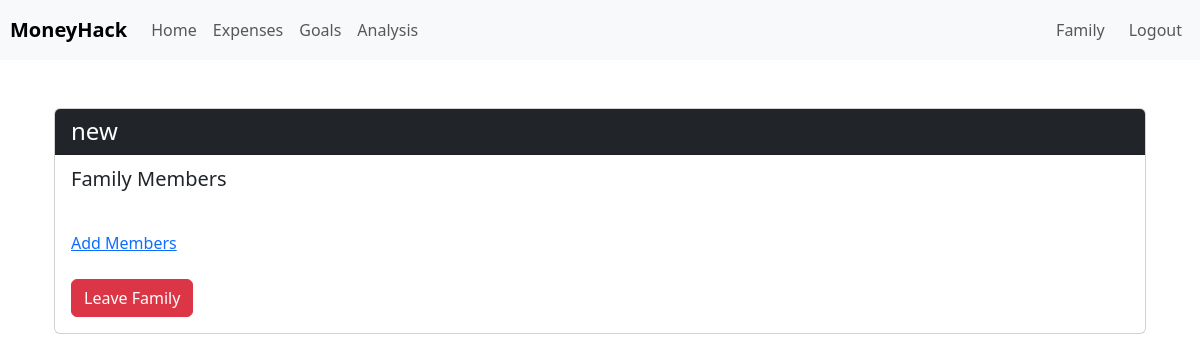
Page /family/ (signed in) on the earlier database version.
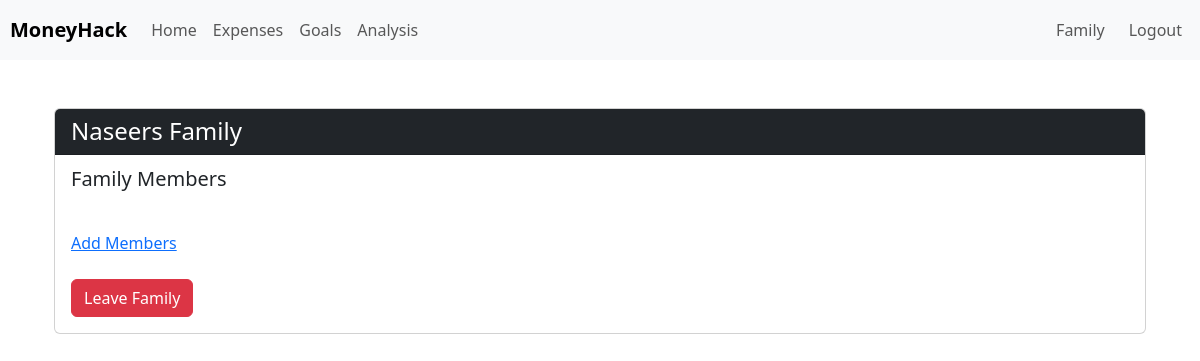
Same page on the later database version.
### family/models.py (models this page shows, shortened)
class Family(models.Model):
    name = models.CharField(max_length=100)
    created_at = models.DateTimeField(auto_now_add=True)
    updated_at = models.DateTimeField(auto_now=True)
    admins = models.ManyToManyField(
        User,
        related_name='admin_of_family',
        through='FamilyAdmin',
        blank=True
    )
    members = models.ManyToManyField(
        User,
        related_name='member_of_family',
        through='FamilyMember',
        blank=True
    )
    class Meta:
        verbose_name_plural = "Families"

### family/views.py (the view)
# urls.py: path('', views.family, name='family'),
@login_required
def family(request):
    user_families = request.user.member_of_family.all() | request.user.admin_of_family.all()
    pending_invitations = Invitation.objects.filter(receiver=request.user)
    return render(request, 'family.html', {'user_families': user_families, 'pending_invitations': pending_invitations})

### templates/family.html (shortened to what this page needs)
{% extends 'base.html' %}
{% load static %}
{% block content %}
<div class="container mt-5">
    {% if not user.member_of_family.exists and not user.admin_of_family.exists %}
        <div class="text-center">
            <h2 class="mb-4">You do not belong to a family</h2>
            <p class="lead">You can create a new family or join an existing one.</p>
            <button class="btn btn-primary mb-4" data-bs-toggle="modal" data-bs-target="#createFamilyModal">Create Family</button>
            <p class="lead">or Join Someone else's Family!</p>
            {% if pending_invitations %}
                <div class="card mt-4">
                    <div class="card-header bg-info text-white">
                        <h5 class="card-title mb-0">Pending Invitations</h5>
                    </div>
                    <div class="card-body">
                        <div class="list-group">
                            {% for invitation in pending_invitations %}
                                <div class="list-group-item d-flex justify-content-between align-items-center">
                                    <span>{{ invitation.family.name }}</span>
                                    <div>
                                        <form method="POST" action="{% url 'accept_invitation' invitation.id %}" class="d-inline">
                                            {% csrf_token %}
                                            <button type="submit" class="btn btn-success btn-sm">Accept</button>
                                        </form>
                                        <form method="POST" action="{% url 'decline_invitation' invitation.id %}" class="d-inline">
                                            {% csrf_token %}
                                            <button type="submit" class="btn btn-danger btn-sm">Decline</button>
                                        </form>
                                    </div>
                                </div>
                            {% endfor %}
                        </div>
                    </div>
                </div>
            {% endif %}
        </div>
    {% else %}
        {% for family in user_families %}
        <div class="card mb-4">
            <div class="card-header bg-dark text-white">
                <h4 class="card-title mb-0">{{ family.name }}</h4>
            </div>
            <div class="card-body">
                <h5 class="card-subtitle mb-3">Family Members</h5>
                {% if user in family.admins.all %}
                    <div class="mt-4">
                        <a href="{% url 'add_members' %}" class="btn-primary" class="mt-4">Add Members</a>
                    </div>
                {% endif %}
                <div class="mt-4">
                    <form method="POST" action="{% url 'leave_family' %}" class="d-inline">
                        <button type="submit" class="btn btn-danger" onclick="return confirm('Are you sure you want to leave this family?')">Leave Family</button>
                    </form>
                </div>
            </div>
        </div>
        {% endfor %}
    {% endif %}
</div>
{% endblock %}

Differences in the rows shown:
changed Family: name "new" → "Naseers Family"
